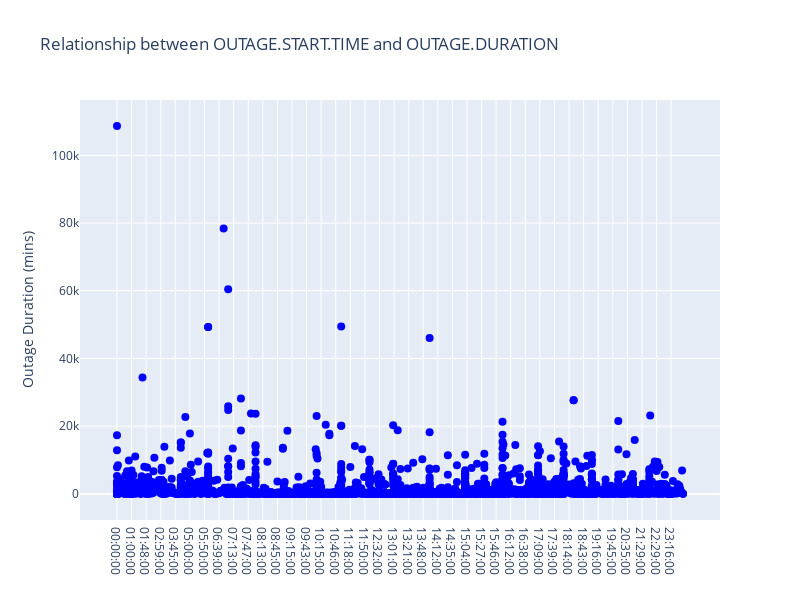

The code cell stored with this chart in its notebook:
### Code cell
df_extracted = df_interest[['OUTAGE.START.TIME', 'OUTAGE.DURATION']]
df_extracted['OUTAGE.DURATION'] = df_extracted['OUTAGE.DURATION']
df_sorted = df_extracted.sort_values(by='OUTAGE.START.TIME')
labels = {
    'title': 'Relationship between OUTAGE.START.TIME and OUTAGE.DURATION',
    'xtitle': 'Outage Start Time',
    'ytitle': 'Outage Duration (mins)'
}
f1 = gen_uni_scatter(df_sorted['OUTAGE.START.TIME'], df_sorted['OUTAGE.DURATION'], labels)

f1.show()
fig.write_html('fig1.html', include_plotlyjs='cdn')

### Figure 1 — Plotly figure (JSON) as saved in the notebook; plotly's stock layout.template omitted (floating-point values rounded to 4 significant figures; data arrays with more than 128 entries replaced by an {"elided": "..."} marker saying what was removed)
{"data": [{"marker": {"color": "blue", "size": 8}, "mode": "markers", "name": "Power Outages", "type": "scatter", "x": {"elided": "1534 str values"}, "y": {"elided": "1534 int values"}}], "layout": {"height": 600, "title": {"text": "Relationship between OUTAGE.START.TIME and OUTAGE.DURATION"}, "width": 800, "xaxis": {"autorange": true, "range": [-40.6, 661.6], "type": "category"}, "yaxis": {"autorange": true, "range": [-7677.0, 116300.0], "title": {"text": "Outage Duration (mins)"}, "type": "linear"}}}
